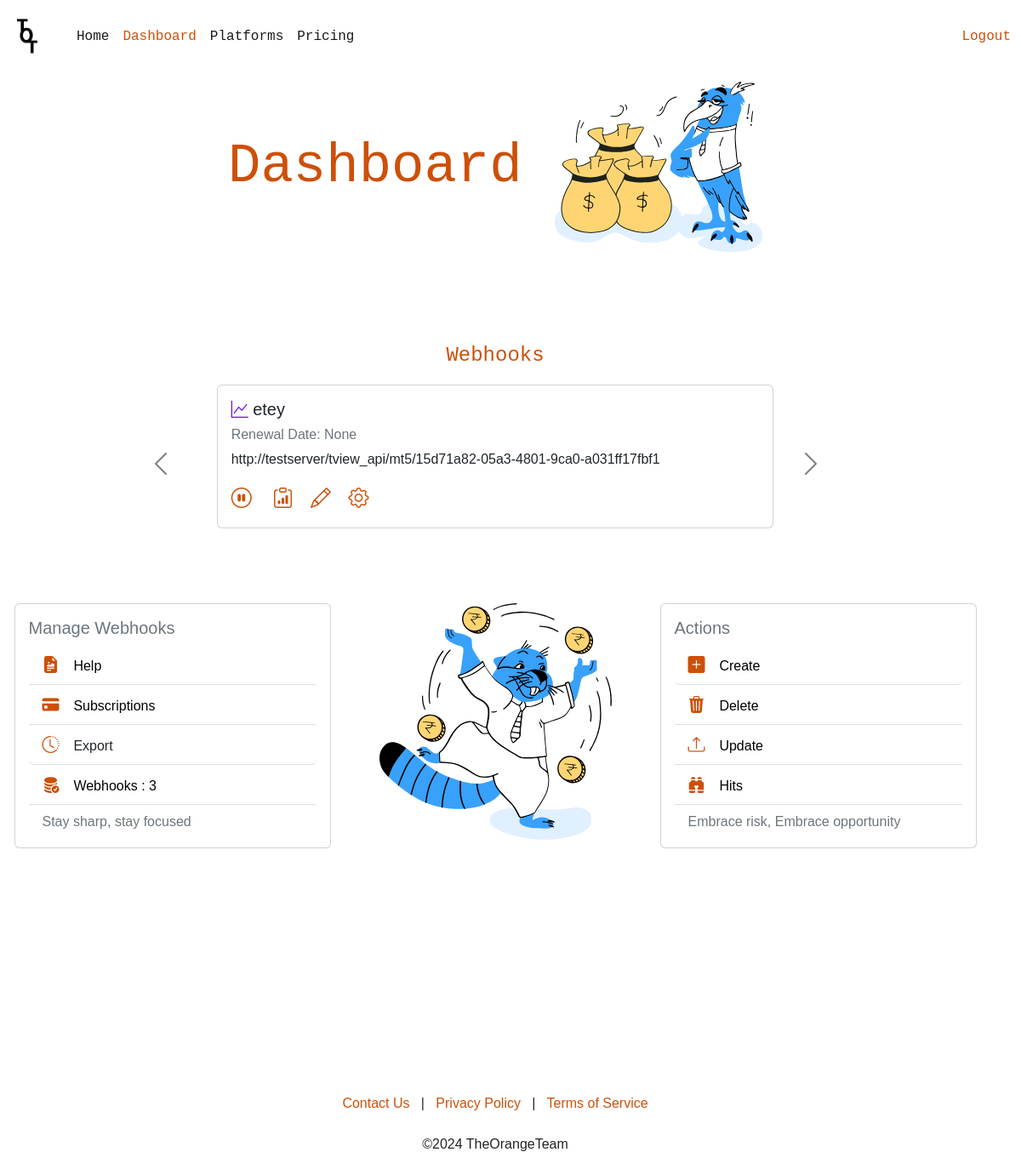
Page /dashboard/ (signed in) on the earlier database version.
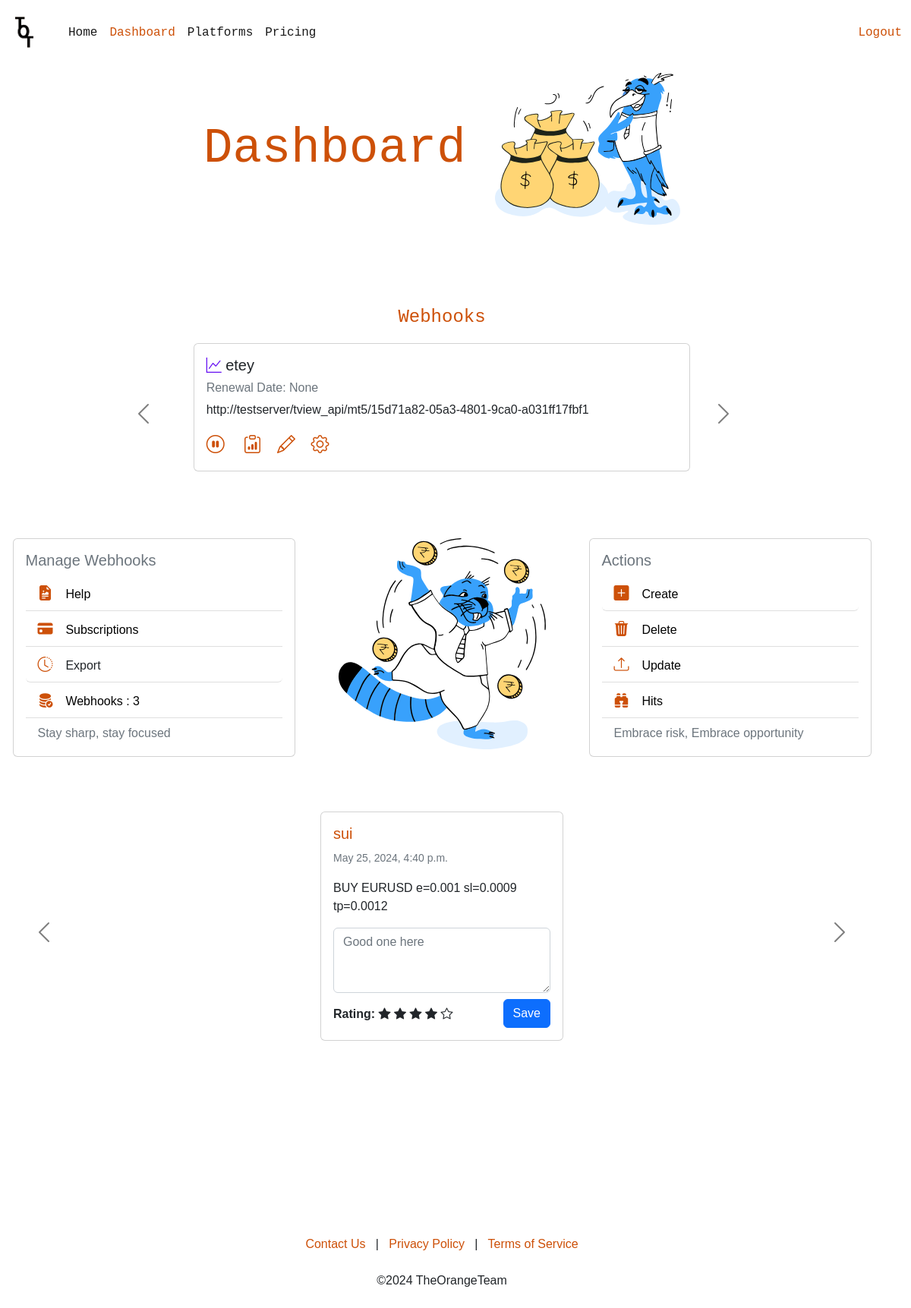
Same page on the later database version.
### signal_api/models.py (models this page shows)
class MT5_Webhook(models.Model):
    webhook_id = models.UUIDField(default=uuid.uuid4, primary_key=True, editable=False) #tview
    mt5_id = models.UUIDField(default=uuid.uuid4, editable=False)
    subscription_id = models.CharField(max_length=15, null=True, blank=True)
    product_id = models.UUIDField(null=True, blank=True)
    variant_id = models.UUIDField(null=True, blank=True)
    renews_at = models.DateTimeField(null=True, blank=True)
    ends_at = models.DateTimeField(null=True, blank=True)
    user = models.ForeignKey(User, on_delete=models.CASCADE)
    name = models.CharField(max_length=30, null=True, blank=True)
    meta_id = models.UUIDField(default=uuid.uuid4, editable=False)
    hits = models.IntegerField(default=0)
    hit_limit = models.IntegerField(null=True, blank=True)
    identifier = models.CharField(default="mt5", max_length=10)
    old_alerts = GenericRelation(Alert, related_query_name='webhook')
    status = models.CharField(max_length=10, default="inactive") #lemon
    pause = models.CharField(max_length=10, default="inactive") #user

class Order(models.Model):
    is_active = models.BooleanField()
    user = models.ForeignKey(User, on_delete=models.CASCADE, null=True)
    literal_webhook_id = models.UUIDField(null=True, blank=True)
    webhook_name = models.CharField(max_length=30, null=True, blank=True)
    entry = models.FloatField()
    magic = models.IntegerField(null=True, blank=True)
    tt = models.IntegerField(null=True, blank=True)
    td = models.IntegerField(null=True, blank=True)
    ts = models.IntegerField(null=True, blank=True)
    trailing_type = models.IntegerField(null=True, blank=True) # -1 for percent, 1 for points
    sl = models.FloatField()
    side = models.CharField(max_length=5)
    quantity = models.FloatField()
    q_type = models.IntegerField(null=True, blank=True) # -1 for percent, 1 for qty
    ticker = models.CharField(max_length=10, null=True, blank=True)
    img_url = models.CharField(max_length=100, null=True, blank=True)
    date_created = models.DateTimeField(auto_now_add=True, blank=True, null=True)
    alert_text = models.CharField(max_length=5000, null=True, blank=True)
    trader_notes = models.CharField(max_length=5000, null=True, blank=True)
    rating = models.FloatField(default=0.0)

### app/views.py (the view)
# urls.py: path('dashboard/', dashboard, name="dashboard"),
@login_required
def dashboard(request):
    discord_list = Discord_Webhook.objects.filter(user=request.user).prefetch_related("discordchat_set").all()
    telegram_list = Telegram_Webhook.objects.filter(user=request.user).prefetch_related("telegramchat_set").all()
    mt5_list = MT5_Webhook.objects.filter(user=request.user).all()
    orders = Order.objects.filter(user=request.user).order_by("-id").prefetch_related("takeprofit_set").all()[:100]
    webhooks = list(mt5_list) + list(discord_list) + list(telegram_list)
    print(orders)
    context = {
        "webhooks": webhooks,
        "orders": orders,
        "range":range(20),
        "telegram_form": Telegram_Webhook_Form(),
        "discord_form": Discord_Webhook_Form(),
        "mt5_form": MT5_Webhook_Form(),
        "customer_portal": "https://stiletto.lemonsqueezy.com/billing",
        "discord_checkout": checkout(request.user.id, "e323c57d-b490-4d15-96fb-00b0ccc1a91c"),
        "telegram_checkout": checkout(request.user.id, "86a9f6d7-1541-48c9-994a-5c65af3f9c0f"),
        "mt5_checkout": checkout(request.user.id, "380c7a5a-cab6-445c-af52-733410b62e4c")
    }
    return render(request, "app/dashboard.html", context)

### app/templates/app/dashboard.html (shortened to what this page needs)
{% load static %}
{% load custom_filters %}
<!doctype html>
<html lang="en">
  <head>
    <link href="https://cdn.jsdelivr.net/npm/bootstrap@5.2.3/dist/css/bootstrap.min.css" rel="stylesheet"
>
    <link rel="stylesheet" href="https://cdn.jsdelivr.net/npm/bootstrap-icons@1.11.3/font/bootstrap-icons.min.css">
    <link rel="stylesheet" href="{% static 'css/style.css' %}">
  </head>
<body style="font-family: Arial, Helvetica, sans-serif;">
    <nav class="navbar navbar-expand-lg navbar-light fixed-top font-monospace" style="background-color: white;">
      <div class="container-fluid">
        <img class="img-fluid" style="max-height: 70px; max-width: 13%;" src="{% static 'img/logoo.png' %}" id="logoo">
        <div class="collapse navbar-collapse" id="navbarSupportedContent">
          <ul class="navbar-nav me-auto mb-2 mb-lg-0">
            <li class="nav-item">
              <a class="nav-link active" href="{% url 'index'%}">Home</a>
            </li>
            <li class="nav-item">
              <a class="nav-link active" style="color: #cd5008;" href="#">Dashboard</a>
            </li>
            <li class="nav-item">
              <a class="nav-link active" href="{% url 'platforms' %}">Platforms</a>
            </li>
            <li class="nav-item">
              <a class="nav-link active" href="{% url 'pricing' %}">Pricing</a>
            </li>
          </ul>
          <form class="al">
            <a class=" text-decoration-none" style="color: #cd5008;" href="{% url 'accounts:sign-out' %}">Logout</a>
          </form>
        </div>
      </div>
    </nav><br><br><br><br>
    <div class="justify-content-center text-center align-items-center">
      <h3 class="display-3 font-monospace" style="color: #cd5008;"> Dashboard <img class="img-fluid" style="height: 200px;" src="{% static 'img/illustration-for-investment-concept.svg' %}" alt="meta" id="MT"></h3>
    </div>
<br><br><br><br>
<section>
    <div class="text-center">
        <p class="fs-4 font-monospace" style="color: #cd5008;">Webhooks</p>
    </div>
    <div>
        {% if webhooks %}
        <div id="carouselExampleAutoplaying" class="carousel carousel-dark slide mx-auto w-75" data-bs-ride="carousel">
            <div class="carousel-inner">
              {% for webhook in webhooks %}
              <div class="carousel-item {%if forloop.first%}active{%endif%}">
                <div class="card w-75 mb-3 mx-auto" id="webhook">
                  <div class="card-body">
                    <div class="card-title">
                      <h5>{% if webhook.identifier == "tg" %}
                        <i class="bi bi-telegram" style="color: #0088cc;"></i>
                      {% elif webhook.identifier == "mt5" %}
                        <i class="bi bi-graph-up" style="color: #6610f2;"></i>
                      {% elif webhook.identifier == "discord" %}
                        <i class="bi bi-discord" style="color: #7289da;"></i>
                      {% endif %}
                      {{webhook.name}}</h5>
                      <h6 class="text-muted">Renewal Date: {{webhook.renews_at}}</h6></div>
                    {% if webhook.identifier == "tg" %}
                        <p class="card-text" id="link">{{request.scheme}}://{{ request.get_host }}{% url 'telegram_signal_api_endpoint' webhook.pk %}</p>
                    {% elif webhook.identifier == "mt5" %}
                        <p class="card-text" id="link">{{request.scheme}}://{{ request.get_host }}{% url 'mt5_signal_api_endpoint' webhook.pk %}</p>
                    {% elif webhook.identifier == "discord" %}
                        <p class="card-text" id="link">{{request.scheme}}://{{ request.get_host }}{% url 'discord_signal_api_endpoint' webhook.pk %}</p>
                    {% endif %}
                    <a href="{% url 'toggle_webhook_status' webhook.pk webhook.identifier %}" title="{% if webhook.pause == 'active' %}Pause{%else%}Resume{%endif%}" class="fs-4 text-black"><i class="bi bi-{% if webhook.pause == 'active' %}pause{%else%}play{%endif%}-circle" style="color: #cd5008;"></i></a> &emsp;
                    <a href="#" class="fs-4 text-black" title="Copy" onclick="copy(event)"><i class="bi bi-clipboard-data" style="color: #cd5008;"></i></a>&emsp;
                    <a href="#" class="fs-4 text-black" data-bs-toggle="modal" onclick="add_data('{{webhook.pk}}', '{{webhook.identifier}}',)" data-bs-target="#editmodal" title="Edit"><i class="bi bi-pencil" style="color: #cd5008;"></i></a>
                    <span class="dropend">
                      <a class="fs-4 text-black text-decoration-none" href="#" role="button" id="dropdownMenuLink" data-bs-toggle="dropdown" aria-expanded="false" title="Manage">
                        <i class="bi bi-gear" style="color: #cd5008;"></i>
                      </a>&emsp;
                    </span>
                  </div>
                </div>
              </div>
              {% endfor %}
            </div>
            <button class="carousel-control-prev" style="width:10%;" type="button" data-bs-target="#carouselExampleAutoplaying" data-bs-slide="prev">
              <span class="carousel-control-prev-icon" aria-hidden="true"></span>
            </button>
            <button class="carousel-control-next" type="button" data-bs-target="#carouselExampleAutoplaying" data-bs-slide="next">
              <span class="carousel-control-next-icon" aria-hidden="true"></span>
            </button>
          </div>
        {% else %}
            <div class="text-center mt-5">
                <h3 class="text-muted">There's nothing to see here yet...</h3>
                <p class="lead">Create a webhook to get started!</p>
            </div>
          {%endif%}
          <br><br><br>
            <div class="row">
              <div class="col-sm-4 mb-3 mb-sm-0 mx-auto">
                <div class="card" id="webhook" style="height: 18rem;">
                  <div class="card-body">
                    <h5 class="card-title text-muted">Manage Webhooks</h5>
                    <div class="list-group list-group-flush">
                      <button type="button" class="list-group-item list-group-item-action" aria-current="true">
                        <a href="#" class="text-decoration-none text-black"><i style="color:#cd5008;" class="bi bi-file-earmark-richtext-fill fs-5"></i> &ensp;
                          Help </a>
                      </button>
                      <button  class="list-group-item list-group-item-action">
                        <a href="{{customer_portal}}" class="text-decoration-none text-black"><i style="color: #cd5008;"  class="bi bi-credit-card-fill fs-5"></i> &ensp;
                          Subscriptions </a>
                      </button>
                        <button class="list-group-item list-group-item-action btn btn-secondary" type="button" id="exportDropdown" data-bs-toggle="dropdown" aria-expanded="false">
                          <i style="color: #cd5008;" class="bi bi-clock-history fs-5"></i> &ensp; Export
                        </button>
                      <button type="button" class="list-group-item list-group-item-action">
                        <a href="#" class="text-decoration-none text-black"><i style="color: #cd5008;"  class="bi bi-database-fill-check fs-5"></i> &ensp;
                          Webhooks : {{webhooks|length}} </a>
                      </button>
                      <button type="button" class="list-group-item list-group-item-action" disabled>Stay sharp, stay focused</button>
                    </div>
                  </div>
                </div>
              </div>
                  <div class="col-3 mx-auto">
                    <img class="img-fluid" src="{% static 'img/cash-flow.svg' %}" alt="meta" id="mid">
                  </div>
              <div class="col-sm-4 mx-auto">
                <div class="card" id="webhook" style="height: 18rem;">
                  <div class="card-body">
                    <h5 class="card-title text-muted">Actions</h5>
                    <div class="list-group list-group-flush">
                      <button type="button" class="list-group-item list-group-item-action btn btn-secondary" data-bs-toggle="dropdown" aria-expanded="false" aria-current="true">
                        <a href="#" class="text-decoration-none text-black"><i style="color: #cd5008;" class="bi bi-plus-square-fill fs-5"></i> &ensp;
                          Create </a>
                      </button>
                      <button  class="list-group-item list-group-item-action">
                        <a href="#" class="text-decoration-none text-black"><i style="color: #cd5008;"  class="bi bi-trash3-fill fs-5"></i> &ensp;
                          Delete </a>
                      </button>
                      <button type="button" class="list-group-item list-group-item-action">
                        <a href="#" class="text-decoration-none text-black"><i style="color: #cd5008;"  class="bi bi-upload fs-5"></i> &ensp;
                          Update </a>
                      </button>
                      <button type="button" class="list-group-item list-group-item-action">
                        <a href="#" class="text-decoration-none text-black"><i style="color: #cd5008;"  class="bi bi-binoculars-fill fs-5"></i> &ensp;
                          Hits </a>
                      </button>
                      <button type="button" class="list-group-item list-group-item-action" disabled>Embrace risk, Embrace opportunity</button>
                    </div>
                  </div>
                </div>
              </div>
            </div>
    </div>
</section>
<br><br>
{% if orders %}
<section>
    <br>
    <div>
        <div id="carouselExampleAutoplaying1" class="carousel carousel-dark slide mx-auto" data-bs-ride="carousel">
            <div class="carousel-inner">
              {% for chunk in orders|for_three_loop %}
              {% if forloop.first %}
              <div class="carousel-item active">
              {% else %}
              <div class="carousel-item">
              {% endif %}
                <div class="d-flex justify-content-around mx-auto" style="width: 80%;">
                  {% for order in chunk %}
                  <div class="card mb-3" style="width: 20rem;">
                    <div class="card-body">
                      <h5 class="card-title" style="color: #cd5008;">{{order.webhook_name}}</h5>
                      <p class="card-text"><small class="text-muted">{{order.date_created}}</small></p>
                      <p class="card-text">{{order.alert_text}}</p>
                      <textarea class="form-control" rows="3" placeholder="{{order.trader_notes}}"></textarea>
                      <div class="d-flex justify-content-between mt-2">
                        <div class="text mt-2"><strong>Rating:</strong>
                          {% for star in order.rating|star_rating %}
                            {% if star == 'filled' %}
                            <span class="bi-star-fill" onclick="toggleStar(this)"></span>
                            {% else %}
                              <span class="bi-star" onclick="toggleStar(this)"></span>
                            {% endif %}
                          {% endfor %}
                        </div>
                        <div>
                          <button type="button" class="btn btn-primary" onclick="submitNote(this, `{% url 'note_api_endpoint' %}`, '{{order.pk}}', '{{csrf_token}}')">Save</button>
                        </div>
                      </div>
                    </div>
                  </div>
                  {% endfor %}
                </div>
              </div>
              {% endfor %}
            </div>
            <button class="carousel-control-prev" style="width:10%;" type="button" data-bs-target="#carouselExampleAutoplaying1" data-bs-slide="prev">
              <span class="carousel-control-prev-icon" aria-hidden="true"></span>
            </button>
            <button class="carousel-control-next" style="width:10%;" type="button" data-bs-target="#carouselExampleAutoplaying1" data-bs-slide="next">
              <span class="carousel-control-next-icon" aria-hidden="true"></span>
            </button>
          </div>
    </div>
</section>
{% endif %}
<br><br><br><br>
   <br><br><br><br><br><br>
   <div class="text-center">
    <a style="color: #cd5008;" href="#" class="text-decoration-none">Contact Us</a> &nbsp; | &nbsp;
    <a style="color: #cd5008;" href="#" class="text-decoration-none">Privacy Policy</a> &nbsp; | &nbsp;
    <a style="color: #cd5008;" href="#" class="text-decoration-none">Terms of Service</a>
    <br><br>
    ©<script>document.write(new Date().getFullYear())</script> TheOrangeTeam
   </div><br><br>
</body>
</html>

Differences in the rows shown:
added Order: webhook_name "sui", date_created "May 25, 2024, 4:40 p.m.", alert_text "BUY EURUSD e=0.001 sl=0.0009 tp=0.0012", trader_notes "Good one here", rating 4 (drawn)
